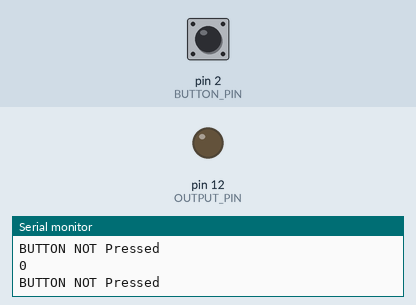
Simulated run of this sketch. Board: Arduino Uno, built with avr-gcc and run on an emulated ATmega328P. Parts: output pins drawn as LEDs (lit = HIGH), the last lines printed to the serial monitor. The test bench sets the inputs (shaded band); at power-on: pin 2 (BUTTON_PIN) LOW.

Above: at 1.8 s.
1.9 s: pin 2 (BUTTON_PIN) pulled HIGH for 0.6 s
At 2.8 s:
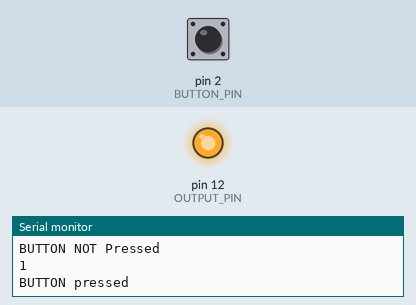
4.5 s: pin 2 (BUTTON_PIN) pulled HIGH for 3.2 s
At 8.8 s:
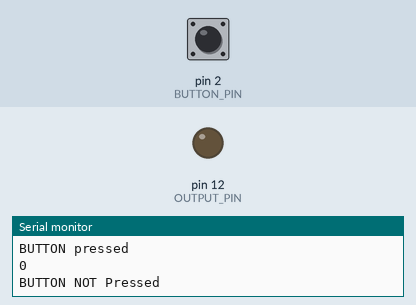
Timing chart, 0 to 10.3 s (numbered marks = the images above; inputs shaded):
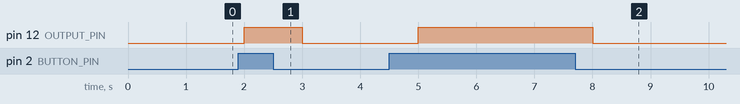

Measured:
- after the input at 1.9 s, pin 12 (OUTPUT_PIN): LOW → HIGH after 0.10 s, → LOW 1.0 s later
- after the input at 4.5 s, pin 12 (OUTPUT_PIN): LOW → HIGH after 0.50 s, → LOW 3.0 s later

The sketch:

sketch_aug23b_Button_press.ino
```cpp
#define BUTTON_PIN 2
#define OUTPUT_PIN 12

void setup()
{
	Serial.begin(9600);
  pinMode(BUTTON_PIN, INPUT);
  pinMode(OUTPUT_PIN, OUTPUT);
}

void loop()
{

  	Serial.println(digitalRead(BUTTON_PIN));
  	if(digitalRead(BUTTON_PIN) == HIGH) {
    	Serial.println("BUTTON pressed");
      digitalWrite(OUTPUT_PIN, HIGH);
      delay(1000);
    } else {
     	Serial.println("BUTTON NOT Pressed" );
      digitalWrite(OUTPUT_PIN, LOW);
      delay(1000);
    }

}
```
